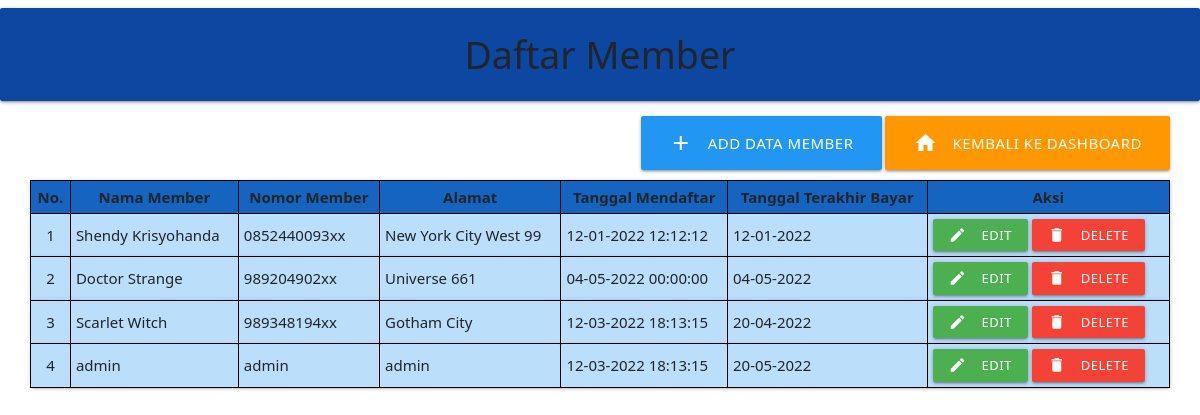
Screenshot of /Member.php (signed in) with the database file from the repository.
### tables this page shows
CREATE TABLE member (
    id_member INT NOT NULL PRIMARY KEY AUTO_INCREMENT,
    nama_member VARCHAR(250) NOT NULL,
    nomor_member VARCHAR(15) NOT NULL,
    alamat TEXT(500) NOT NULL,
    tgl_mendaftar DATETIME NOT NULL,
    tgl_terakhir_bayar DATE NOT NULL  
);

### Model.php (called while the page is built, shortened)
<?php
require("Koneksi.php");
function getData($tabel)
{
    global $koneksi;
    $result = mysqli_query($koneksi, "SELECT * FROM $tabel");
    $rows = [];
    while ($row = mysqli_fetch_assoc($result)) {
        $rows[] = $row;
    }
    return $rows;
}

### Member.php (the view, shortened to what this page needs)
<?php
require("Model.php");
require("Style.php");
$member = getData("member");
?>
<!DOCTYPE html>
<html lang="en">
<head>
</head>
<body>
    <h1 class="card-panel blue darken-4">Daftar Member</h1>
    <div class="buttonadd">
        <a href="FormMember.php" class="waves-effect waves-light blue btn-large"><i class="material-icons left">add</i>Add Data Member</a>
        <a href="index.php" class="waves-effect waves-light orange btn-large"><i class="material-icons left">home</i>Kembali ke dashboard</a>
    </div>
    <div class="tablemargin">
        <table>
            <tr class="card-panel blue darken-3">
                <th>No.</th>
                <th>Nama Member</th>
                <th>Nomor Member</th>
                <th>Alamat</th>
                <th>Tanggal Mendaftar</th>
                <th>Tanggal Terakhir Bayar</th>
                <th>Aksi</th>
            </tr>
            <?php $i = 1; ?>
            <?php foreach ($member as $row) :
                $tgl_mendaftar = date_create($row["tgl_mendaftar"]);
                $tgl_terakhir_bayar = date_create($row["tgl_terakhir_bayar"]); ?>
                <tr class="card-panel blue lighten-4">
                    <td style="text-align: center;"><?= $i; ?></td>
                    <td><?= $row["nama_member"] ?></td>
                    <td><?= $row["nomor_member"] ?></td>
                    <td><?= $row["alamat"] ?></td>
                    <td><?= date_format($tgl_mendaftar, 'd-m-Y H:i:s') ?></td>
                    <td><?= date_format($tgl_terakhir_bayar, 'd-m-Y') ?></td>
                    <td>
                        <form action="" method="post">
                            <a href="FormMember.php?id_member=<?= $row["id_member"]; ?>" class="waves-effect waves-light green btn-small"><i class="material-icons left">edit</i>Edit</a>
                            <button class="waves-effect waves-light red btn-small" type="submit" name="submit" onclick="return confirm('Apakah yakin data akan dihapus?')"><i class="material-icons left">delete</i>Delete</button>
                        </form>
                    </td>
                </tr>
                <?php $i++; ?>
            <?php endforeach ?>
        </table>
</body>
</html>

### Style.php (style rules this page uses)
h1, h2 { text-align: center; }
table { border: 1px solid black; border-collapse: collapse; padding: 10px; }
td { border: 1px solid black; padding: 5px; }
th { border: 1px solid black; padding: 5px; text-align: center; }
.buttonadd { text-align: right; padding-bottom: 10px; padding-right: 10px; margin-right: 20px; }
.tablemargin { margin-left: 30px; margin-right: 30px; }

### rows the page displays
member: nama_member "Shendy Krisyohanda", nomor_member "0852440093xx", alamat "New York City West 99", tgl_mendaftar "12-01-2022 12:12:12", tgl_terakhir_bayar "12-01-2022"
member: nama_member "Doctor Strange", nomor_member "989204902xx", alamat "Universe 661", tgl_mendaftar "04-05-2022 00:00:00", tgl_terakhir_bayar "04-05-2022"
member: nama_member "Scarlet Witch", nomor_member "989348194xx", alamat "Gotham City", tgl_mendaftar "12-03-2022 18:13:15", tgl_terakhir_bayar "20-04-2022"
member: nama_member "admin", nomor_member "admin", alamat "admin", tgl_mendaftar "12-03-2022 18:13:15", tgl_terakhir_bayar "20-05-2022"
